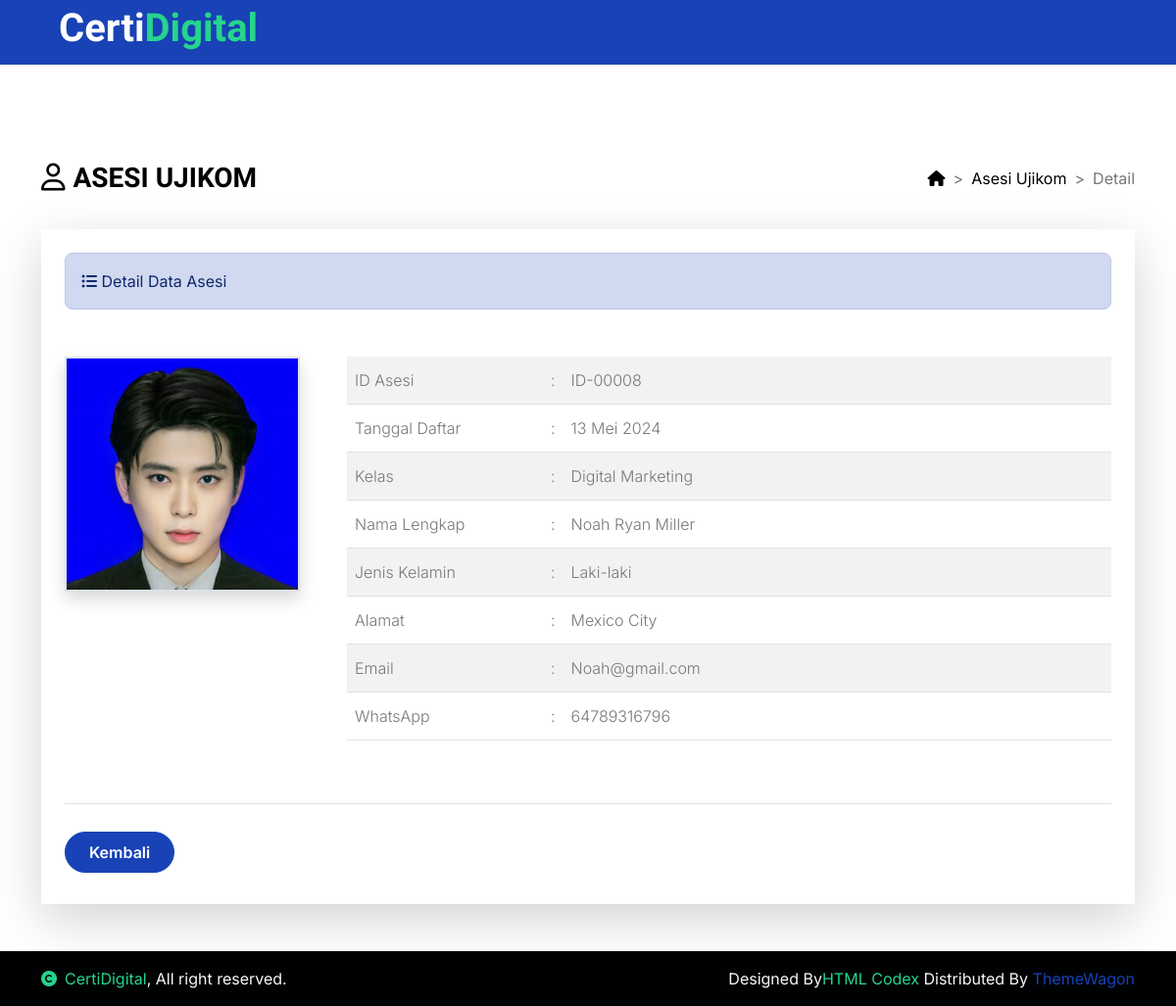
Screenshot of /crud/dashboard.php?halaman=detail&id=ID-00008 with the database file from the repository.
### tables this page shows
CREATE TABLE `tbl_siswa` (
  `id_siswa` varchar(10) NOT NULL,
  `tanggal_daftar` date NOT NULL,
  `id_skema` int(11) NOT NULL,
  `nama_lengkap` varchar(100) NOT NULL,
  `jenis_kelamin` enum('Laki-laki','Perempuan') NOT NULL,
  `alamat` varchar(225) NOT NULL,
  `email` varchar(100) NOT NULL,
  `whatsapp` varchar(13) NOT NULL,
  `foto_profil` varchar(100) NOT NULL
);

CREATE TABLE `tbl_skema` (
  `id_skema` int(11) NOT NULL,
  `nama_skema` varchar(50) NOT NULL,
  `deskripsi` text NOT NULL,
  `icon` varchar(100) NOT NULL
);

### helper/fungsi_tanggal_indo.php (called while the page is built, shortened)
<?php
function tanggal_indo($tanggal)
{
    $bulan = [
        1 => 'Januari',
        'Februari',
        'Maret',
        'April',
        'Mei',
        'Juni',
        'Juli',
        'Agustus',
        'September',
        'Oktober',
        'November',
        'Desember'
    ];
    $explode = explode('-', $tanggal);
    return $explode[2] . ' ' . $bulan[(int)$explode[1]] . ' ' . $explode[0];
}
?>

### crud/view_detail.php (the view)
<div class="d-flex flex-column flex-lg-row mt-5 mb-4">
    <div class="flex-grow-1 d-flex align-items-center">
        <h3><i class="fa-regular fa-user icon-title me-2"></i></h3>
        <h3>ASESI UJIKOM</h3>
    </div>
    <div class="ms-5 ms-lg-0 pt-lg-2">
        <nav style="--bs-breadcrumb-divider: '>';" aria-label="breadcrumb">
            <ol class="breadcrumb">
                <li class="breadcrumb-item">
                    <a href="#" class="text-dark text-decoration-none">
                        <i class="fa-solid fa-house"></i>
                    </a>
                </li>
                <li class="breadcrumb-item">
                    <a href="?halaman=data" class="text-dark text-decoration-none">
                        Asesi Ujikom
                    </a>
                </li>
                <li class="breadcrumb-item" aria-current="page">
                    Detail
                </li>
            </ol>
        </nav>
    </div>
</div>
<?php
if (isset($_GET['id'])) {
    $id_siswa = $_GET['id'];
    $query = $mysqli->query("SELECT a.`id_siswa`, a.`id_skema`, b.`nama_skema`, a.`nama_lengkap`, a.`foto_profil`, a.`tanggal_daftar`, a.`jenis_kelamin`, a.`alamat`, a.`email`, a.`whatsapp`
                                FROM `tbl_siswa` a
                                JOIN `tbl_skema` b ON a.id_skema = b.id_skema
                                WHERE id_siswa='$id_siswa'")
                            or die('Ada kesalahan pada query tampil data : ' . $mysqli->error);
    $data = $query->fetch_assoc();
}
?>
<div class="bg-white rounded-4 shadow-lg p-4 mb-5">
    <div class="alert alert-primary rounded-4 mb-5" role="alert">
        <i class="fa-solid fa-list-ul"></i> Detail Data Asesi
    </div>
    <div class="d-flex flex-column flex-xl-row">
        <div class="flex-shrink-0 text-center mb-5 mb-xl-0">
            <div class="foto-profil-detail">
                <img src="images/<?php echo $data['foto_profil']; ?>" class="border border-2 img-fluid rounded-4 shadow" alt="Foto Profil" width="240" height="240">
            </div>
        </div>
        <div class="flex-grow-1 text-muted fw-light ms-xl-5">
            <div class="table-responsive">
                <table class="table table-striped lh-lg">
                    <tr>
                        <td width="200">ID Asesi</td>
                        <td width="10">:</td>
                        <td><?php echo $data['id_siswa']; ?></td>
                    </tr>
                    <tr>
                        <td>Tanggal Daftar</td>
                        <td>:</td>
                        <td><?php echo tanggal_indo($data['tanggal_daftar']); ?></td>
                    </tr>
                    <tr>
                        <td>Kelas</td>
                        <td>:</td>
                        <td><?php echo $data['nama_skema']; ?></td>
                    </tr>
                    <tr>
                        <td>Nama Lengkap</td>
                        <td>:</td>
                        <td><?php echo $data['nama_lengkap']; ?></td>
                    </tr>
                    <tr>
                        <td>Jenis Kelamin</td>
                        <td>:</td>
                        <td><?php echo $data['jenis_kelamin']; ?></td>
                    </tr>
                    <tr>
                        <td>Alamat</td>
                        <td>:</td>
                        <td><?php echo $data['alamat']; ?></td>
                    </tr>
                    <tr>
                        <td>Email</td>
                        <td>:</td>
                        <td><?php echo $data['email']; ?></td>
                    </tr>
                    <tr>
                        <td>WhatsApp</td>
                        <td>:</td>
                        <td><?php echo $data['whatsapp']; ?></td>
                    </tr>
                </table>
            </div>
        </div>
    </div>
    <div class="pt-4 pb-2 mt-5 border-top">
        <div class="d-grid gap-3 d-sm-flex justify-content-md-start pt-1">
            <a href="?halaman=data" class="btn btn-primary rounded-pill py-2 px-4">Kembali</a>
        </div>
    </div>
</div>

### assets/css/style.css (style rules this page uses)
.btn { font-weight: 600; transition: .5s; }

### rows the page displays
tbl_siswa: foto_profil (picture), id_siswa "ID-00008", tanggal_daftar "13 Mei 2024", id_skema.nama_skema "Digital Marketing", nama_lengkap "Noah Ryan Miller", jenis_kelamin "Laki-laki", alamat "Mexico City", email "Noah@gmail.com", whatsapp "64789316796"
